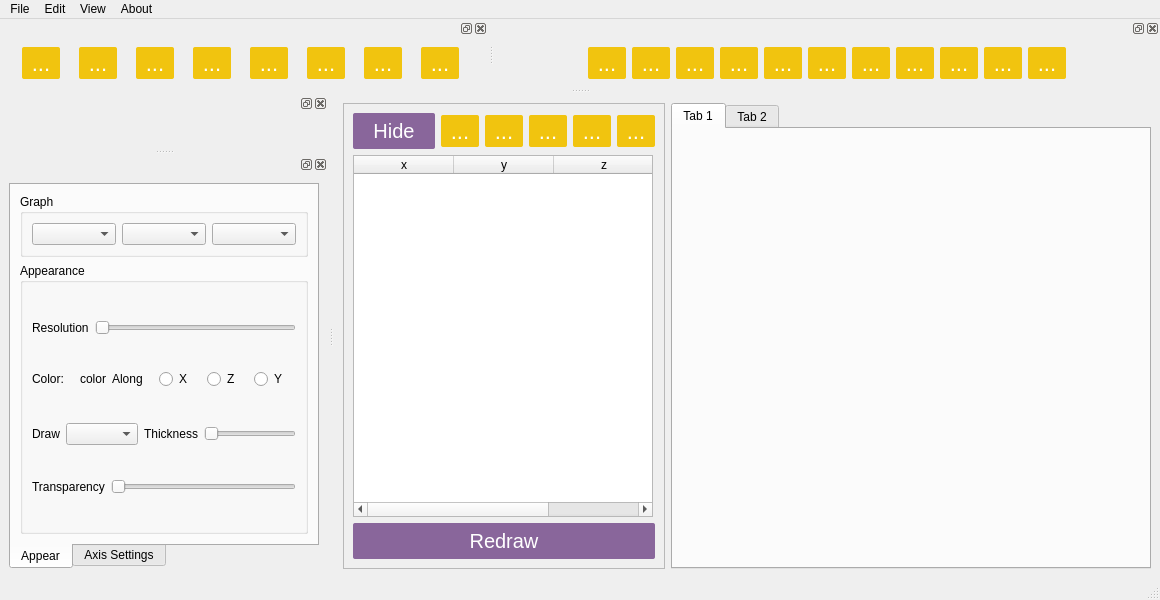
<?xml version="1.0" encoding="UTF-8"?>
<ui version="4.0">
 <class>MainWindow</class>
 <widget class="QMainWindow" name="MainWindow">
  <property name="geometry">
   <rect>
    <x>0</x>
    <y>0</y>
    <width>1160</width>
    <height>600</height>
   </rect>
  </property>
  <property name="windowTitle">
   <string>MainWindow</string>
  </property>
  <property name="styleSheet">
   <string notr="true">QMainWindow{
  text-align: center; 
}


QToolButton{
  position: relative;
  border: none;
  outline:none;
  cursor:pointer;
  cursor: hand;
  background: #F1C40F;
  color: white;
  padding: 2px 2px;
  border-radius: 2px;
  font-size: 22px;
  -webkit-box-shadow: 0 0 4px rgba(0,0,0, .75);
   -moz-box-shadow: 0 0 4px rgba(0,0,0, .75);
   box-shadow: 0 0 4px rgba(0,0,0, .75);
}
QToolButton:hover:!pressed{
  position: relative;
  border: none;
  outline:none;
  cursor:pointer;
  cursor: hand;
  background: #d8ae01;
  color: white;
  padding: 2px 2px;
  border-radius: 2px;
  font-size: 22px;
  -webkit-box-shadow: 0 0 4px rgba(0,0,0, .75);
   -moz-box-shadow: 0 0 4px rgba(0,0,0, .75);
   box-shadow: 0 0 4px rgba(0,0,0, .75);
}
QToolButton:pressed{
  position: relative;
  border: none;
  outline:none;
  cursor:pointer;
  cursor: hand;
  background: #fbd334;
  color: white;
  padding: 2px 2px;
  border-radius: 2px;
  font-size: 22px;
  -webkit-box-shadow: 0 0 4px rgba(0,0,0, .75);
   -moz-box-shadow: 0 0 4px rgba(0,0,0, .75);
   box-shadow: 0 0 4px rgba(0,0,0, .75);
}
QPushButton{
  position: relative;
  border: none;
  outline:none;
  cursor:pointer;
  cursor: hand;
  background: #89669b;
  color: white;
  padding: 6px 20px;
  border-radius: 2px;
  font-size: 20px;
  -webkit-box-shadow: 0 0 4px rgba(0,0,0, .75);
   -moz-box-shadow: 0 0 4px rgba(0,0,0, .75);
   box-shadow: 0 0 4px rgba(0,0,0, .75);
}
QPushButton:hover{
  position: relative;
  border: none;
  outline:none;
  cursor:pointer;
  cursor: hand;
  background: #745385;
  color: white;
  padding: 6px 20px;
  border-radius: 2px;
  font-size:20px;
  -webkit-box-shadow: 0 0 4px rgba(0,0,0, .75);
   -moz-box-shadow: 0 0 4px rgba(0,0,0, .75);
   box-shadow: 0 0 4px rgba(0,0,0, .75);
}
QPushButton:pressed{
  position: relative;
  border: none;
  outline:none;
  cursor:pointer;
  cursor: hand;
  background: #9d74b2;
  color: white;
  padding: 6px 20px;
  border-radius: 2px;
  font-size: 20px;
  -webkit-box-shadow: 0 0 4px rgba(0,0,0, .75);
   -moz-box-shadow: 0 0 4px rgba(0,0,0, .75);
   box-shadow: 0 0 4px rgba(0,0,0, .75);
}
</string>
  </property>
  <widget class="QWidget" name="centralwidget">
   <layout class="QHBoxLayout" name="horizontalLayout_3">
    <item>
     <widget class="QFrame" name="frame">
      <property name="frameShape">
       <enum>QFrame::StyledPanel</enum>
      </property>
      <property name="frameShadow">
       <enum>QFrame::Raised</enum>
      </property>
      <layout class="QVBoxLayout" name="verticalLayout_5">
       <item>
        <layout class="QHBoxLayout" name="horizontalLayout_5">
         <item>
          <widget class="QPushButton" name="pushButton_3">
           <property name="styleSheet">
            <string notr="true">.button {
  background: orange;
  outline: none;
  color: white;
  border: none;
  border-radius: 0.25em;
  padding: 0.75em 2em;
  line-height: 1;
  box-shadow: 0 0 0.25em rgba(0,0,0,0.5);
  text-shadow: 0 0 0.25em rgba(0,0,0,0.5);
  font-size: 1.5rem;
}
.button-white {
  background: white;
  color: orange;
}
.button-round {
  border-radius: 100%;
  padding: 0.75em;
  width: 3em;
  height: 3em;
}
.button-ripple {
  position: relative;
  overflow: hidden;
  transform: translate(0);
}
.button-ripple_content {
  position: relative;
  z-index: 1;
}
.button-ripple_ripples {
  position: absolute;
  top: 0;
  left: 0;
}
.button-ripple_ripple{
  display: block;
  position: absolute;
  border-radius: 100%;
  width: 1em;
  height: 1em;
  margin: -0.5em 0 0 -0.5em;
  transform: scale(0);

  top: 0;
  left: 0;

  animation: ripple-animation 2s;
}

@keyframes ripple-animation {
    from {
      transform: scale3d(1,1,1);
      opacity: 0.8;
    }
    to {
      transform: scale3d(100,100,1);
      opacity: 0;
    }
}

/* Make things perty */
html {  height: 100%;}
body { font-family: 'Source Sans Pro', Helvetica, Arial, sans-serif; background: url(http://www.jmchristensendesign.com/wp-content/themes/jmcdsn/images/intro_default-background.jpg); color: #fff; height: 100%; padding-top: 2em; text-align: center;}
h1, h2{ margin: 0; text-transform: uppercase;text-shadow: 0 0 0.5em black;}
h2 { font-weight: 300}
input { border: 1px solid #666; background: #333; color: #fff; padding: 0.5em; box-shadow: none; outline: none !important; margin: 1em  auto; text-align: center;}
a { color: orange; text-decoration: none; transition: color 250ms ease-in-out;}
a:hover { color: yellow;}
.container { display:block; margin: 2em 0;}</string>
           </property>
           <property name="text">
            <string>Hide</string>
           </property>
          </widget>
         </item>
         <item>
          <widget class="QToolButton" name="toolButton_7">
           <property name="text">
            <string>...</string>
           </property>
          </widget>
         </item>
         <item>
          <widget class="QToolButton" name="toolButton_9">
           <property name="text">
            <string>...</string>
           </property>
          </widget>
         </item>
         <item>
          <widget class="QToolButton" name="toolButton_8">
           <property name="text">
            <string>...</string>
           </property>
          </widget>
         </item>
         <item>
          <widget class="QToolButton" name="toolButton_6">
           <property name="text">
            <string>...</string>
           </property>
          </widget>
         </item>
         <item>
          <widget class="QToolButton" name="toolButton_5">
           <property name="text">
            <string>...</string>
           </property>
          </widget>
         </item>
        </layout>
       </item>
       <item>
        <widget class="QTableWidget" name="tableWidget">
         <property name="sizePolicy">
          <sizepolicy hsizetype="Fixed" vsizetype="Expanding">
           <horstretch>0</horstretch>
           <verstretch>0</verstretch>
          </sizepolicy>
         </property>
         <property name="minimumSize">
          <size>
           <width>300</width>
           <height>0</height>
          </size>
         </property>
         <property name="styleSheet">
          <string notr="true">.button {
  background: orange;
  outline: none;
  color: white;
  border: none;
  border-radius: 0.25em;
  padding: 0.75em 2em;
  line-height: 1;
  box-shadow: 0 0 0.25em rgba(0,0,0,0.5);
  text-shadow: 0 0 0.25em rgba(0,0,0,0.5);
  font-size: 1.5rem;
}
.button-white {
  background: white;
  color: orange;
}
.button-round {
  border-radius: 100%;
  padding: 0.75em;
  width: 3em;
  height: 3em;
}
.button-ripple {
  position: relative;
  overflow: hidden;
  transform: translate(0);
}
.button-ripple_content {
  position: relative;
  z-index: 1;
}
.button-ripple_ripples {
  position: absolute;
  top: 0;
  left: 0;
}
.button-ripple_ripple{
  display: block;
  position: absolute;
  border-radius: 100%;
  width: 1em;
  height: 1em;
  margin: -0.5em 0 0 -0.5em;
  transform: scale(0);

  top: 0;
  left: 0;

  animation: ripple-animation 2s;
}

@keyframes ripple-animation {
    from {
      transform: scale3d(1,1,1);
      opacity: 0.8;
    }
    to {
      transform: scale3d(100,100,1);
      opacity: 0;
    }
}

/* Make things perty */
html {  height: 100%;}
body { font-family: 'Source Sans Pro', Helvetica, Arial, sans-serif; background: url(http://www.jmchristensendesign.com/wp-content/themes/jmcdsn/images/intro_default-background.jpg); color: #fff; height: 100%; padding-top: 2em; text-align: center;}
h1, h2{ margin: 0; text-transform: uppercase;text-shadow: 0 0 0.5em black;}
h2 { font-weight: 300}
input { border: 1px solid #666; background: #333; color: #fff; padding: 0.5em; box-shadow: none; outline: none !important; margin: 1em  auto; text-align: center;}
a { color: orange; text-decoration: none; transition: color 250ms ease-in-out;}
a:hover { color: yellow;}
.container { display:block; margin: 2em 0;}</string>
         </property>
         <column>
          <property name="text">
           <string>x</string>
          </property>
         </column>
         <column>
          <property name="text">
           <string>y</string>
          </property>
         </column>
         <column>
          <property name="text">
           <string>z</string>
          </property>
         </column>
        </widget>
       </item>
       <item>
        <widget class="QPushButton" name="pushButton_21">
         <property name="text">
          <string>Redraw</string>
         </property>
        </widget>
       </item>
      </layout>
     </widget>
    </item>
    <item>
     <layout class="QVBoxLayout" name="verticalLayout_6">
      <item>
       <widget class="QTabWidget" name="tabWidget">
        <property name="currentIndex">
         <number>0</number>
        </property>
        <widget class="QWidget" name="tab">
         <attribute name="title">
          <string>Tab 1</string>
         </attribute>
        </widget>
        <widget class="QWidget" name="tab_2">
         <attribute name="title">
          <string>Tab 2</string>
         </attribute>
        </widget>
       </widget>
      </item>
     </layout>
    </item>
   </layout>
  </widget>
  <widget class="QMenuBar" name="menubar">
   <property name="geometry">
    <rect>
     <x>0</x>
     <y>0</y>
     <width>1160</width>
     <height>21</height>
    </rect>
   </property>
   <widget class="QMenu" name="menuFile">
    <property name="title">
     <string>File</string>
    </property>
    <addaction name="actionNew_Project"/>
    <addaction name="actionSave"/>
    <addaction name="actionSave_As"/>
   </widget>
   <widget class="QMenu" name="menuEdit">
    <property name="title">
     <string>Edit</string>
    </property>
   </widget>
   <widget class="QMenu" name="menuView">
    <property name="title">
     <string>View</string>
    </property>
   </widget>
   <widget class="QMenu" name="menuAbout">
    <property name="title">
     <string>About</string>
    </property>
   </widget>
   <addaction name="menuFile"/>
   <addaction name="menuEdit"/>
   <addaction name="menuView"/>
   <addaction name="menuAbout"/>
  </widget>
  <widget class="QStatusBar" name="statusbar"/>
  <widget class="QDockWidget" name="dockWidget">
   <attribute name="dockWidgetArea">
    <number>1</number>
   </attribute>
   <widget class="QWidget" name="dockWidgetContents">
    <layout class="QHBoxLayout" name="horizontalLayout_2">
     <item>
      <layout class="QVBoxLayout" name="verticalLayout"/>
     </item>
    </layout>
   </widget>
  </widget>
  <widget class="QDockWidget" name="dockWidget_2">
   <attribute name="dockWidgetArea">
    <number>1</number>
   </attribute>
   <widget class="QWidget" name="dockWidgetContents_2">
    <layout class="QVBoxLayout" name="verticalLayout_4">
     <item>
      <layout class="QVBoxLayout" name="verticalLayout_2">
       <item>
        <widget class="QTabWidget" name="tabWidget_2">
         <property name="sizePolicy">
          <sizepolicy hsizetype="Minimum" vsizetype="Expanding">
           <horstretch>0</horstretch>
           <verstretch>0</verstretch>
          </sizepolicy>
         </property>
         <property name="minimumSize">
          <size>
           <width>310</width>
           <height>0</height>
          </size>
         </property>
         <property name="autoFillBackground">
          <bool>false</bool>
         </property>
         <property name="tabPosition">
          <enum>QTabWidget::South</enum>
         </property>
         <property name="tabShape">
          <enum>QTabWidget::Rounded</enum>
         </property>
         <property name="currentIndex">
          <number>0</number>
         </property>
         <property name="iconSize">
          <size>
           <width>16</width>
           <height>25</height>
          </size>
         </property>
         <property name="elideMode">
          <enum>Qt::ElideNone</enum>
         </property>
         <property name="tabsClosable">
          <bool>false</bool>
         </property>
         <property name="movable">
          <bool>true</bool>
         </property>
         <widget class="QWidget" name="tab_3">
          <attribute name="title">
           <string>Appear</string>
          </attribute>
          <layout class="QVBoxLayout" name="verticalLayout_8">
           <item>
            <widget class="QGroupBox" name="groupBox_2">
             <property name="sizePolicy">
              <sizepolicy hsizetype="Preferred" vsizetype="Fixed">
               <horstretch>0</horstretch>
               <verstretch>0</verstretch>
              </sizepolicy>
             </property>
             <property name="minimumSize">
              <size>
               <width>0</width>
               <height>50</height>
              </size>
             </property>
             <property name="title">
              <string>Graph</string>
             </property>
             <layout class="QHBoxLayout" name="horizontalLayout_12">
              <item>
               <layout class="QHBoxLayout" name="horizontalLayout_7">
                <item>
                 <widget class="QComboBox" name="comboBox"/>
                </item>
                <item>
                 <widget class="QComboBox" name="comboBox_3"/>
                </item>
                <item>
                 <widget class="QComboBox" name="comboBox_2"/>
                </item>
               </layout>
              </item>
             </layout>
            </widget>
           </item>
           <item>
            <widget class="QGroupBox" name="groupBox">
             <property name="title">
              <string>Appearance</string>
             </property>
             <layout class="QVBoxLayout" name="verticalLayout_7">
              <item>
               <layout class="QHBoxLayout" name="horizontalLayout_8">
                <item>
                 <widget class="QLabel" name="label">
                  <property name="text">
                   <string>Resolution</string>
                  </property>
                 </widget>
                </item>
                <item>
                 <widget class="QSlider" name="horizontalSlider">
                  <property name="orientation">
                   <enum>Qt::Horizontal</enum>
                  </property>
                 </widget>
                </item>
               </layout>
              </item>
              <item>
               <layout class="QHBoxLayout" name="horizontalLayout_9">
                <property name="sizeConstraint">
                 <enum>QLayout::SetNoConstraint</enum>
                </property>
                <item>
                 <widget class="QLabel" name="label_2">
                  <property name="text">
                   <string>Color:</string>
                  </property>
                 </widget>
                </item>
                <item>
                 <widget class="QLabel" name="label_3">
                  <property name="sizePolicy">
                   <sizepolicy hsizetype="Fixed" vsizetype="Fixed">
                    <horstretch>0</horstretch>
                    <verstretch>0</verstretch>
                   </sizepolicy>
                  </property>
                  <property name="minimumSize">
                   <size>
                    <width>20</width>
                    <height>20</height>
                   </size>
                  </property>
                  <property name="text">
                   <string>color</string>
                  </property>
                 </widget>
                </item>
                <item>
                 <widget class="QLabel" name="label_4">
                  <property name="text">
                   <string>Along</string>
                  </property>
                 </widget>
                </item>
                <item>
                 <widget class="QRadioButton" name="radioButton">
                  <property name="text">
                   <string>X</string>
                  </property>
                 </widget>
                </item>
                <item>
                 <widget class="QRadioButton" name="radioButton_3">
                  <property name="text">
                   <string>Z</string>
                  </property>
                 </widget>
                </item>
                <item>
                 <widget class="QRadioButton" name="radioButton_2">
                  <property name="text">
                   <string>Y</string>
                  </property>
                 </widget>
                </item>
               </layout>
              </item>
              <item>
               <layout class="QHBoxLayout" name="horizontalLayout_10">
                <item>
                 <widget class="QLabel" name="label_5">
                  <property name="text">
                   <string>Draw</string>
                  </property>
                 </widget>
                </item>
                <item>
                 <widget class="QComboBox" name="comboBox_4"/>
                </item>
                <item>
                 <widget class="QLabel" name="label_6">
                  <property name="text">
                   <string>Thickness</string>
                  </property>
                 </widget>
                </item>
                <item>
                 <widget class="QSlider" name="horizontalSlider_2">
                  <property name="orientation">
                   <enum>Qt::Horizontal</enum>
                  </property>
                 </widget>
                </item>
               </layout>
              </item>
              <item>
               <layout class="QHBoxLayout" name="horizontalLayout_11">
                <item>
                 <widget class="QLabel" name="label_7">
                  <property name="text">
                   <string>Transparency</string>
                  </property>
                 </widget>
                </item>
                <item>
                 <widget class="QSlider" name="horizontalSlider_3">
                  <property name="orientation">
                   <enum>Qt::Horizontal</enum>
                  </property>
                 </widget>
                </item>
               </layout>
              </item>
             </layout>
            </widget>
           </item>
          </layout>
         </widget>
         <widget class="QWidget" name="tab_4">
          <attribute name="title">
           <string>Axis Settings</string>
          </attribute>
          <layout class="QHBoxLayout" name="horizontalLayout_13">
           <item>
            <widget class="QTabWidget" name="tabWidget_3">
             <property name="styleSheet">
              <string notr="true">QTabBar::tab{
height : 40px;
width : 156px;
}</string>
             </property>
             <property name="currentIndex">
              <number>1</number>
             </property>
             <property name="movable">
              <bool>true</bool>
             </property>
             <widget class="QWidget" name="tab_5">
              <attribute name="title">
               <string>Tab 1</string>
              </attribute>
             </widget>
             <widget class="QWidget" name="tab_6">
              <attribute name="title">
               <string>Tab 2</string>
              </attribute>
             </widget>
            </widget>
           </item>
          </layout>
         </widget>
        </widget>
       </item>
      </layout>
     </item>
    </layout>
   </widget>
  </widget>
  <widget class="QDockWidget" name="dockWidget_3">
   <attribute name="dockWidgetArea">
    <number>4</number>
   </attribute>
   <widget class="QWidget" name="dockWidgetContents_3">
    <layout class="QVBoxLayout" name="verticalLayout_3">
     <item>
      <layout class="QHBoxLayout" name="horizontalLayout">
       <item>
        <widget class="QToolButton" name="toolButton_17">
         <property name="text">
          <string>...</string>
         </property>
        </widget>
       </item>
       <item>
        <widget class="QToolButton" name="toolButton_10">
         <property name="text">
          <string>...</string>
         </property>
        </widget>
       </item>
       <item>
        <widget class="QToolButton" name="toolButton_20">
         <property name="text">
          <string>...</string>
         </property>
        </widget>
       </item>
       <item>
        <widget class="QToolButton" name="toolButton_18">
         <property name="text">
          <string>...</string>
         </property>
        </widget>
       </item>
       <item>
        <widget class="QToolButton" name="toolButton_4">
         <property name="text">
          <string>...</string>
         </property>
        </widget>
       </item>
       <item>
        <widget class="QToolButton" name="toolButton_3">
         <property name="text">
          <string>...</string>
         </property>
        </widget>
       </item>
       <item>
        <widget class="QToolButton" name="toolButton_2">
         <property name="text">
          <string>...</string>
         </property>
        </widget>
       </item>
       <item>
        <widget class="QToolButton" name="toolButton">
         <property name="text">
          <string>...</string>
         </property>
        </widget>
       </item>
      </layout>
     </item>
    </layout>
   </widget>
  </widget>
  <widget class="QDockWidget" name="dockWidget_4">
   <attribute name="dockWidgetArea">
    <number>4</number>
   </attribute>
   <widget class="QWidget" name="dockWidgetContents_4">
    <layout class="QHBoxLayout" name="horizontalLayout_6">
     <item>
      <layout class="QHBoxLayout" name="horizontalLayout_4">
       <item>
        <widget class="QToolButton" name="toolButton_19">
         <property name="text">
          <string>...</string>
         </property>
        </widget>
       </item>
       <item>
        <widget class="QToolButton" name="toolButton_23">
         <property name="text">
          <string>...</string>
         </property>
        </widget>
       </item>
       <item>
        <widget class="QToolButton" name="toolButton_24">
         <property name="text">
          <string>...</string>
         </property>
        </widget>
       </item>
       <item>
        <widget class="QToolButton" name="toolButton_22">
         <property name="text">
          <string>...</string>
         </property>
        </widget>
       </item>
       <item>
        <widget class="QToolButton" name="toolButton_21">
         <property name="text">
          <string>...</string>
         </property>
        </widget>
       </item>
       <item>
        <widget class="QToolButton" name="toolButton_16">
         <property name="text">
          <string>...</string>
         </property>
        </widget>
       </item>
       <item>
        <widget class="QToolButton" name="toolButton_15">
         <property name="text">
          <string>...</string>
         </property>
        </widget>
       </item>
       <item>
        <widget class="QToolButton" name="toolButton_14">
         <property name="text">
          <string>...</string>
         </property>
        </widget>
       </item>
       <item>
        <widget class="QToolButton" name="toolButton_13">
         <property name="text">
          <string>...</string>
         </property>
        </widget>
       </item>
       <item>
        <widget class="QToolButton" name="toolButton_12">
         <property name="text">
          <string>...</string>
         </property>
        </widget>
       </item>
       <item>
        <widget class="QToolButton" name="toolButton_11">
         <property name="text">
          <string>...</string>
         </property>
        </widget>
       </item>
      </layout>
     </item>
    </layout>
   </widget>
  </widget>
  <action name="actionNew_Project">
   <property name="text">
    <string>New Project</string>
   </property>
  </action>
  <action name="actionSave">
   <property name="text">
    <string>Save</string>
   </property>
  </action>
  <action name="actionSave_As">
   <property name="text">
    <string>Save As</string>
   </property>
  </action>
 </widget>
 <resources/>
 <connections/>
</ui>
